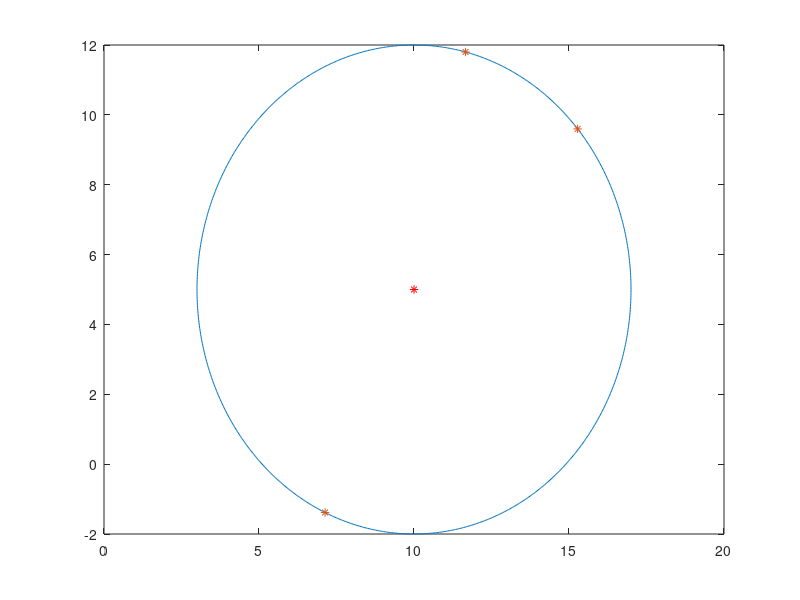
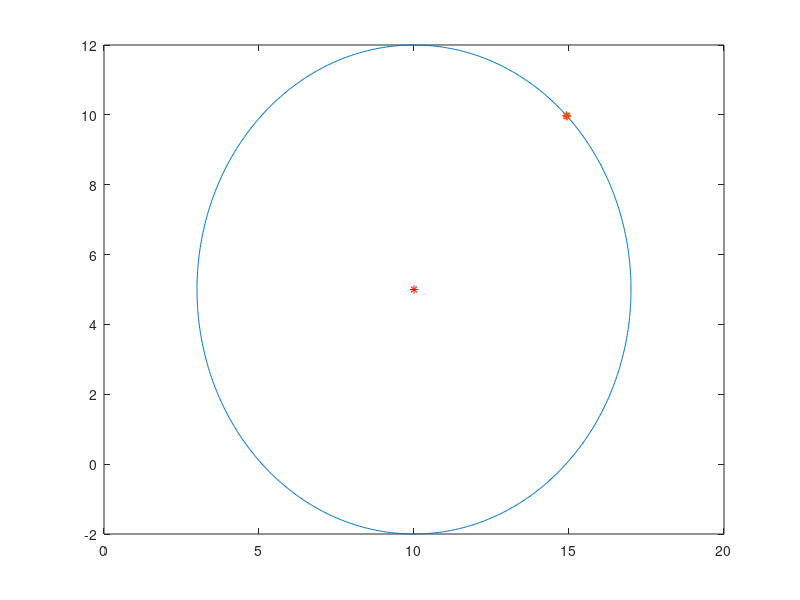
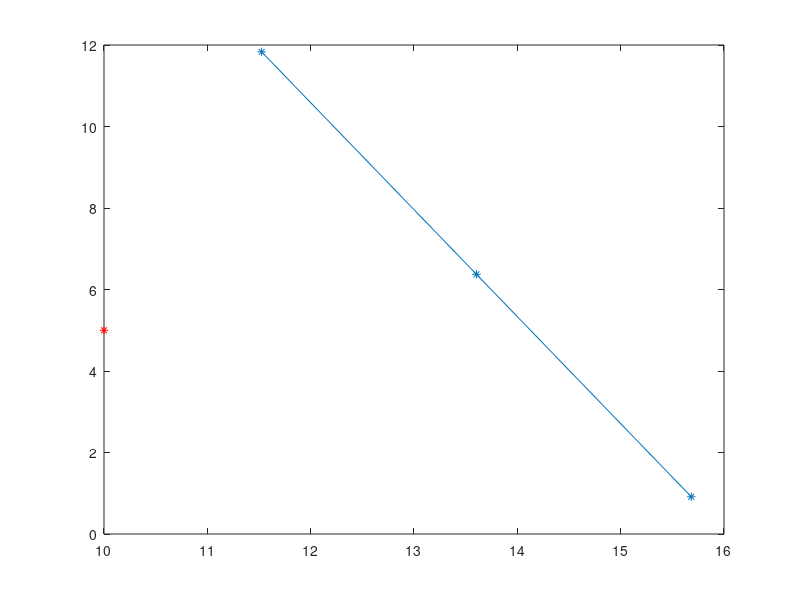

Source code (MATLAB) for these figures, in order:
clear all
close all

%% True curve:
center=[10;5];
radius=7;
theta_var=linspace(0,2*pi,1e3);
points=[center(1,1)+cos(theta_var)*radius;center(2,1)+sin(theta_var)*radius];

%% Test with random points
theta=sort(rand(1,3))*2*pi;
data_points=[center(1,1)+cos(theta)*radius;center(2,1)+sin(theta)*radius];

figure,plot(points(1,:),points(2,:),data_points(1,:),data_points(2,:),'*',center(1,1),center(2,1),'*r')

A=[data_points' ones(3,1)]+eye(3)*1e-15;
b=sum(data_points'.^2,2);

param=A\b;
center_hat=[param(1,1)/2;param(2,1)/2]
radius_hat=sqrt(sum(center_hat.^2)+param(3,1))
curvature_hat=1/radius_hat

%% Equation based on arctangent
curvature_2=2*abs(atan2(data_points(2,end)-data_points(2,2),data_points(1,end)-data_points(1,2))...
-atan2(data_points(2,2)-data_points(2,1),data_points(1,2)-data_points(1,1)))...
/(norm(data_points(:,end)-data_points(:,1)))


%% Test with close points

theta=pi/4+sort(rand(1,3)*0.01);    % points are maximum 0.01 radiants apart, with a minimum of pi/4
data_points=[center(1,1)+cos(theta)*radius;center(2,1)+sin(theta)*radius];

figure,plot(points(1,:),points(2,:),data_points(1,:),data_points(2,:),'-*',center(1,1),center(2,1),'*r')

A=[data_points' ones(3,1)]+eye(3)*1e-15;
b=sum(data_points'.^2,2);

param=A\b;
center_hat=[param(1,1)/2;param(2,1)/2]
radius_hat=sqrt(sum(center_hat.^2)+param(3,1))
curvature_hat=1/radius_hat

%% Equation based on arctangent
curvature_2=2*abs(atan2(data_points(2,end)-data_points(2,2),data_points(1,end)-data_points(1,2))...
-atan2(data_points(2,2)-data_points(2,1),data_points(1,2)-data_points(1,1)))...
/(norm(data_points(:,end)-data_points(:,1)))


%% Test with points aligned on a line

theta=sort(rand(1,2))*2*pi;    % 2 points are maximum 1 radiants apart, with a minimum of pi/4
data_points=[center(1,1)+cos(theta)*radius;center(2,1)+sin(theta)*radius];
data_points=[data_points(:,1) 0.5*(data_points(:,1)+data_points(:,2)) data_points(:,2)]; % Third point is in between the other two (on a line)

figure,plot(data_points(1,:),data_points(2,:),'-*',center(1,1),center(2,1),'*r')

A=[data_points' ones(3,1)]+eye(3)*1e-15;
b=sum(data_points'.^2,2);

param=A\b;
center_hat=[param(1,1)/2;param(2,1)/2]
radius_hat=sqrt(sum(center_hat.^2)+param(3,1))
curvature_hat=1/radius_hat

%% Equation based on arctangent
curvature_2=2*abs(atan2(data_points(2,end)-data_points(2,2),data_points(1,end)-data_points(1,2))...
-atan2(data_points(2,2)-data_points(2,1),data_points(1,2)-data_points(1,1)))...
/(norm(data_points(:,end)-data_points(:,1)))

